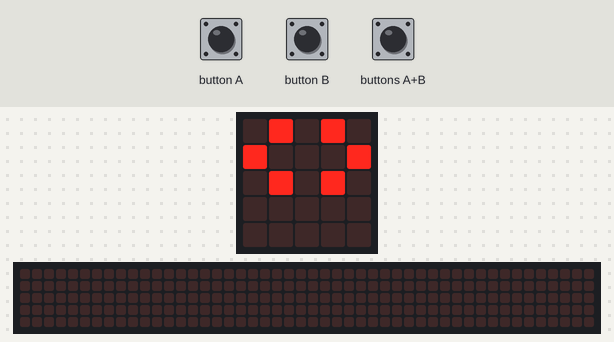
Simulated run of this program. Board: BBC micro:bit running MicroPython. On the bench: the board's 5×5 LED display, a strip that is not on the board, showing the scrolling text unrolled. Inputs (shaded band) come from the test bench. Random numbers come from a fixed seed; the 48×5 strip is a reading aid, not a part: it shows the text the display is scrolling, unrolled, one strip-width of it at a time.

Above: at 1.2 s.
1.3 s: buttons A+B pressed for 0.15 s
At 2.0 s:
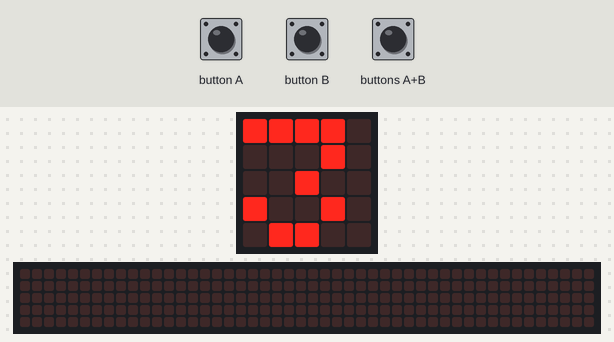
4.4 s: button A pressed for 0.15 s
At 4.8 s:
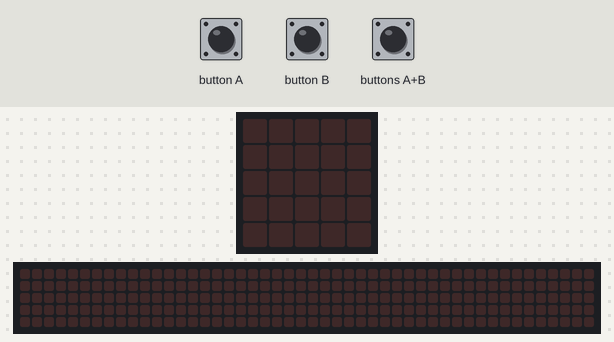
5.1 s: button A pressed for 0.15 s
At 5.7 s:
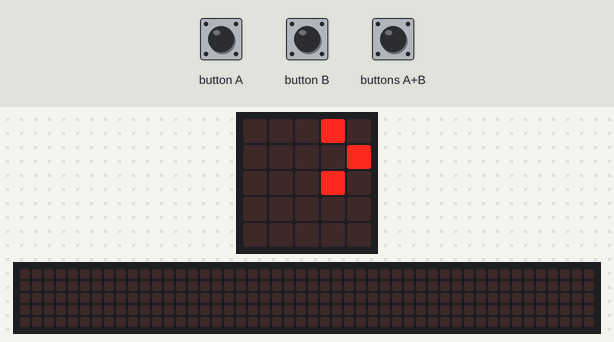
5.8 s: button B pressed for 0.15 s
At 6.4 s:
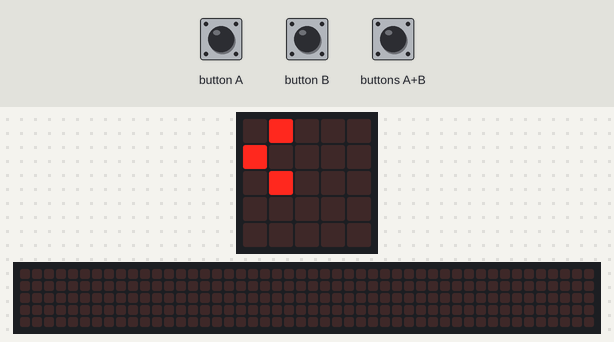
6.5 s: button A pressed for 0.15 s
At 6.9 s:
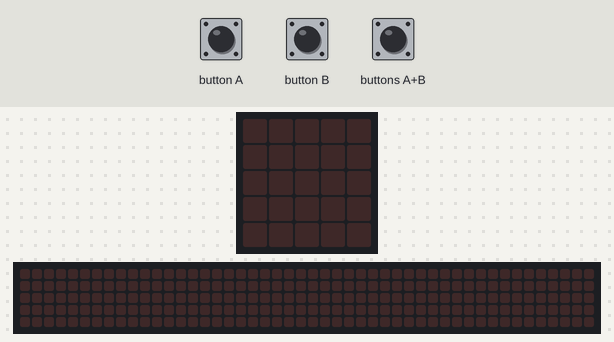
7.2 s: button B pressed for 1 s
At 9.91 s:
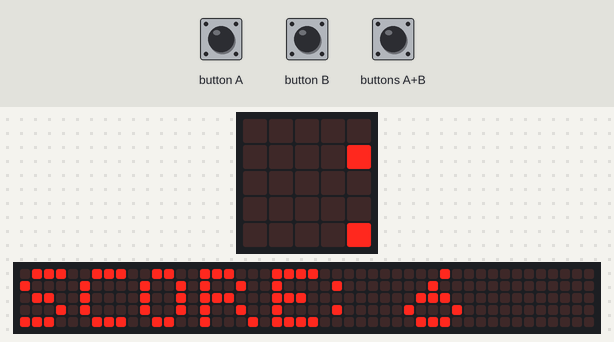
Timing chart, 0 to 11.4 s (numbered marks = the images above; inputs shaded):
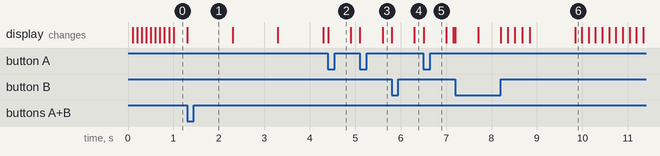

Measured:
- after the input at 1.3 s, the display: changes at once (image 1)

The program:

left_right.py
```python
from microbit import *
import random

timeAllowed = 500
time = 0

while True:
    display.show(Image("00000:00100:00000:00000:00000"))
    sleep(100)
    display.show(Image("00000:00200:00000:00000:00000"))
    sleep(100)
    display.show(Image("00000:00300:00000:00000:00000"))
    sleep(100)
    display.show(Image("00000:00400:00000:00000:00000"))
    sleep(100)
    display.show(Image("00000:00500:00000:00000:00000"))
    sleep(100)
    display.show(Image("00000:00600:00000:00000:00000"))
    sleep(100)
    display.show(Image("00000:00700:00000:00000:00000"))
    sleep(100)
    display.show(Image("00000:00800:00000:00000:00000"))
    sleep(100)
    display.show(Image("00000:00900:00000:00000:00000"))
    sleep(100)
    display.show(Image("00900:09090:00900:00000:00000"))
    sleep(100)
    display.show(Image("09090:90009:09090:00000:00000"))
    sleep(100)

    rightImage = Image(
        "00090:"
        "00009:"
        "00090:"
        "00000:"
        "00000"
    )

    leftImage = Image(
        "09000:"
        "90000:"
        "09000:"
        "00000:"
        "00000"
    )

    display.show(leftImage + rightImage)
    while True:
        if button_b.is_pressed() and button_a.is_pressed():
            break

    display.show("3")
    sleep(1000)
    display.show("2")
    sleep(1000)
    display.show("1")
    sleep(1000)

    if random.randint(1, 2) == 1:
        direction = "left"
        image = leftImage
    else:
        direction = "right"
        image = rightImage

    display.show(image)

    score = 0

    while True:
        if direction == "left":
            if button_b.is_pressed():
                display.show(Image.NO)
                break
            elif button_a.is_pressed():
                if timeAllowed > 10:
                    timeAllowed = timeAllowed - 10

                score = score + 1
                display.clear()
                sleep(500)

                image.set_pixel(0, 4, 0)
                image.set_pixel(1, 4, 0)
                image.set_pixel(2, 4, 0)
                image.set_pixel(3, 4, 0)
                image.set_pixel(4, 4, 0)

                if random.randint(1, 2) == 1:
                    direction = "left"
                    image = leftImage
                else:
                    direction = "right"
                    image = rightImage

                display.show(image)
                time = 0

        else:
            if button_a.is_pressed():
                display.show(Image.NO)
                break
            elif button_b.is_pressed():
                if timeAllowed > 10:
                    timeAllowed = timeAllowed - 10

                score = score + 1
                display.clear()
                sleep(500)

                image.set_pixel(0, 4, 0)
                image.set_pixel(1, 4, 0)
                image.set_pixel(2, 4, 0)
                image.set_pixel(3, 4, 0)
                image.set_pixel(4, 4, 0)

                if random.randint(1, 2) == 1:
                    direction = "left"
                    image = leftImage
                else:
                    direction = "right"
                    image = rightImage

                display.show(image)
                time = 0

        sleep(1)
        time = time + 1

        if (time/timeAllowed) > 0.25:
            image.set_pixel(2, 4, 9)
            display.show(image)

        if (time/timeAllowed) > 0.50:
            image.set_pixel(1, 4, 9)
            image.set_pixel(3, 4, 9)
            display.show(image)

        if (time/timeAllowed) > 0.75:
            image.set_pixel(0, 4, 9)
            image.set_pixel(4, 4, 9)
            display.show(image)

            if time > timeAllowed:
                display.show(Image.NO)
                break

    sleep(1000)
    display.scroll("SCORE: " + str(score) + "   ")
```
